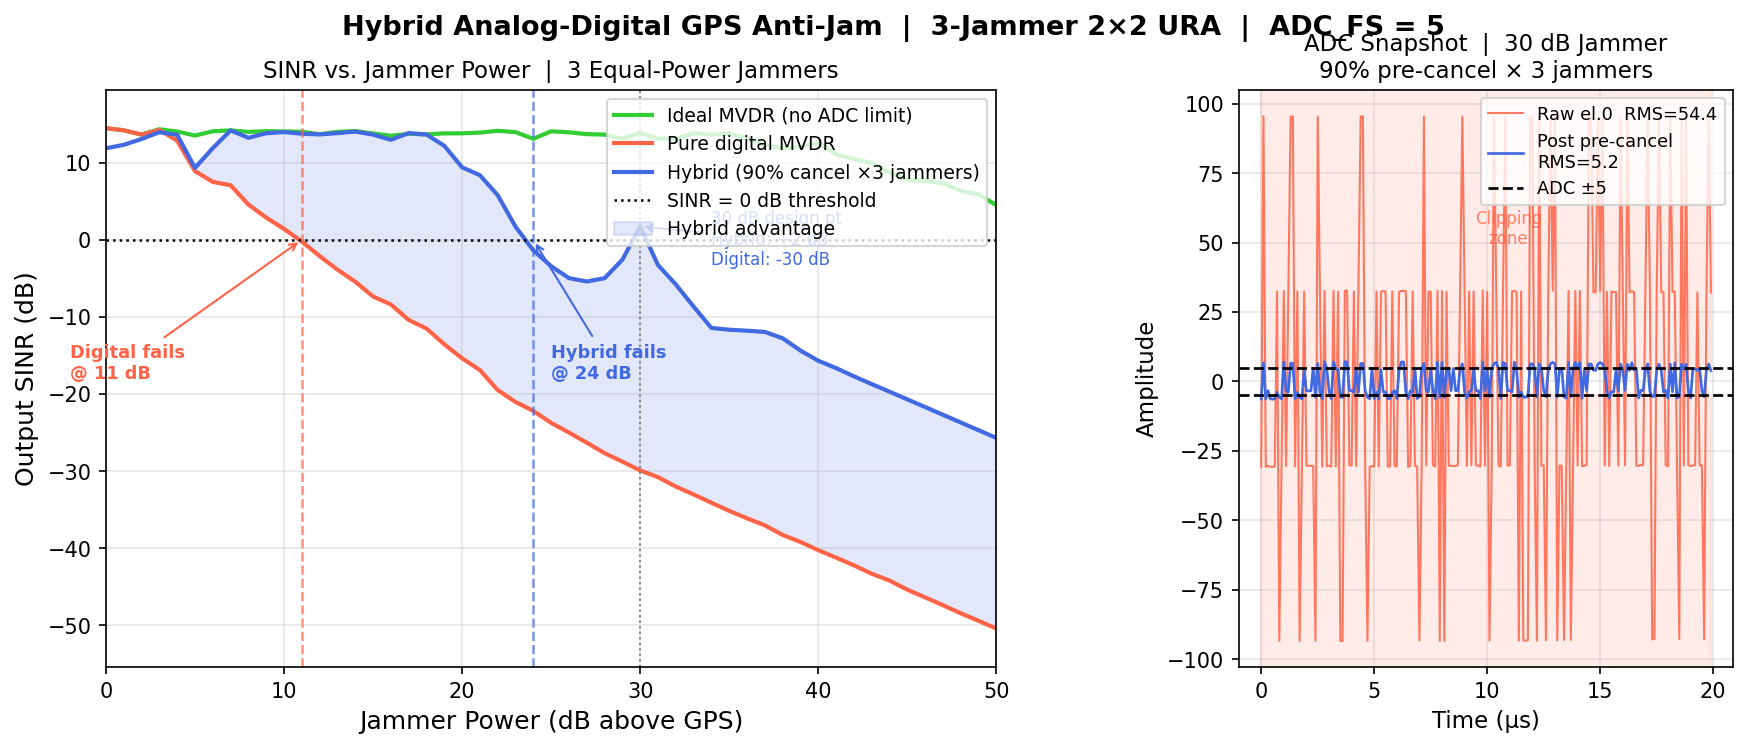

Reproduce this figure in Python.
"""
hybrid_sim.py

Hybrid analog-digital GPS anti-jam beamformer — 3-jammer 2×2 URA scenario.

ADC physics (fixed, not dynamic)
---------------------------------
  GPS_AMPLITUDE = 1.0   (reference level)
  ADC_FS        = 5.0   (5× GPS amplitude, constant for all sweep steps)

  At 30 dB jammer: jam_amplitude = 31.6 >> ADC_FS = 5.0 → clips hard
  Digital: full signal → ADC → massively clipped → MVDR fails
  Hybrid:  90% pre-cancel × 3 jammers → residual ≈ 3×0.1×31.6 ≈ 9.5 at el.0
           still clips at 30 dB but far less than digital

Scene geometry (from generate_array_data.py)
---------------------------------------------
  Drone  : [0, 0, 100] m
  GPS    : az=0°, el=0°
  Jammer 1 : az=+30.96°  el=−9.73°
  Jammer 2 : az=+165.96° el=−6.93°
  Jammer 3 : az=−71.57°  el=−4.53°
"""

import numpy as np
import matplotlib
matplotlib.use('Agg')           # non-interactive: show() is a no-op
import matplotlib.pyplot as plt
import matplotlib.gridspec as gridspec

# Physical constants
GPS_AMPLITUDE = 1.0
ADC_FS        = 5.0 * GPS_AMPLITUDE     # FIXED — not scaled by jammer power
NOISE_AMP     = 0.1 * GPS_AMPLITUDE     # thermal noise floor
NOISE_POWER   = NOISE_AMP ** 2          # per element

# True jammer azimuths + elevations from 3D geometry
JAM_AZIMUTHS = np.array([ 30.96,  165.96, -71.57])
JAM_ELEVS    = np.array([ -9.73,   -6.93,  -4.53])
JAM_COLORS   = ['tomato', 'darkorange', 'mediumpurple']


def hybrid_sim(
    n_elements:  int   = 4,
    n_samples:   int   = 1000,
    fs:          float = 10e6,
    f_carrier:   float = 1575.42e6,
    f_if:        float = 1e3,
    cancel_frac: float = 0.90,     # analog pre-cancel fraction per jammer
    jam_db_min:  float = 0.0,
    jam_db_max:  float = 50.0,
    jam_db_step: float = 1.0,
    seed:        int   = 42,
    save_fig:    str   = "hybrid_sim.png",
) -> dict:
    """
    Sweep jammer power 0–50 dB above GPS, compare three MVDR paths.

    ADC_FS = 5.0 × GPS_AMPLITUDE (FIXED).  At high jammer powers the
    full signal saturates the ADC; the hybrid pre-canceller reduces
    jammer power at the ADC input, extending the clipping-free range.
    """

    # ==========================================================================
    # ARRAY GEOMETRY
    # ==========================================================================

    c   = 3e8
    lam = c / f_carrier
    d   = lam / 2

    elem_pos = np.array([
        [0, 0, 0],
        [d, 0, 0],
        [0, d, 0],
        [d, d, 0],
    ], dtype=float)

    def steering_vector(az_deg: float, el_deg: float) -> np.ndarray:
        az   = np.deg2rad(az_deg)
        el   = np.deg2rad(el_deg)
        unit = np.array([np.cos(el)*np.cos(az),
                         np.cos(el)*np.sin(az),
                         np.sin(el)])
        phase = (2 * np.pi / lam) * (elem_pos @ unit)
        gain  = np.sqrt(max(np.cos(el), 0.0))
        return gain * np.exp(1j * phase)

    a_gps  = steering_vector(0.0, 0.0)
    a_jams = [steering_vector(az, el)
              for az, el in zip(JAM_AZIMUTHS, JAM_ELEVS)]

    # ==========================================================================
    # HELPERS
    # ==========================================================================

    def mvdr_weights(R: np.ndarray, a_look: np.ndarray) -> np.ndarray:
        n    = R.shape[0]
        load = 1e-4 * np.trace(R).real / n
        u    = np.linalg.solve(R + load * np.eye(n), a_look)
        denom = np.real(a_look.conj() @ u)
        return u / denom if abs(denom) > 1e-12 else np.zeros(n, dtype=complex)

    def adc_clip(X: np.ndarray) -> np.ndarray:
        """Hard clip to ADC_FS = 5.0 (fixed)."""
        return (np.clip(X.real, -ADC_FS, ADC_FS) +
                1j * np.clip(X.imag, -ADC_FS, ADC_FS))

    def measure_sinr(w, jam_amplitude: float,
                     a_gps_use=None, a_jams_use=None) -> float:
        """
        SINR from the true signal model.

        For ideal/digital: a_gps_use=a_gps, a_jams_use=a_jams (originals).
          GPS_out = |w^H a_gps|^2 × GPS_AMPLITUDE^2 = 1 (MVDR constraint)

        For hybrid: a_gps_use=a_gps_eff, a_jams_use=a_jams_eff (effective).
          GPS_out = |w^H a_gps_eff|^2 × GPS_AMPLITUDE^2 = 1 (MVDR constraint)
          JAM_out uses a_jk_eff ≈ 0.1×a_jk (post pre-cancel, 20 dB reduction)

        Using original a_gps for the hybrid would give |w3^H a_gps|^2 << 1
        because the MVDR constraint is on a_gps_eff, not a_gps — a known
        spatial-correlation artefact of aggressive pre-cancellation on a
        small 4-element array.
        """
        if a_gps_use  is None: a_gps_use  = a_gps
        if a_jams_use is None: a_jams_use = a_jams

        gps_out   = abs(w.conj() @ a_gps_use) ** 2 * GPS_AMPLITUDE ** 2
        jam_out   = sum(abs(w.conj() @ aj) ** 2 * jam_amplitude ** 2
                        for aj in a_jams_use)
        noise_out = np.real(w.conj() @ w) * NOISE_POWER
        return 10 * np.log10(
            max(gps_out, 1e-30) / (jam_out + noise_out + 1e-30)
        )

    # ==========================================================================
    # SWEEP
    # ==========================================================================

    jam_db_range = np.arange(jam_db_min, jam_db_max + jam_db_step * 0.5, jam_db_step)
    n_steps      = len(jam_db_range)

    sinr_ideal   = np.zeros(n_steps)
    sinr_digital = np.zeros(n_steps)
    sinr_hybrid  = np.zeros(n_steps)

    rng = np.random.default_rng(seed)
    t   = np.arange(n_samples) / fs

    # GPS: pure CW at IF
    s_gps = GPS_AMPLITUDE * np.exp(1j * 2 * np.pi * f_if * t)

    X_snap_raw = None
    X_snap_pre = None

    for i, jdB in enumerate(jam_db_range):
        jam_amplitude = GPS_AMPLITUDE * 10 ** (jdB / 20.0)

        # Each jammer: CW at IF, independent BPSK chips for incoherence
        s_jams = []
        for _ in range(3):
            chips = rng.choice(np.array([-1.0, 1.0]), size=n_samples)
            s_jams.append(jam_amplitude * chips *
                          np.exp(1j * 2 * np.pi * f_if * t))

        # Build array data matrix
        X = np.outer(a_gps, s_gps)
        for aj, sj in zip(a_jams, s_jams):
            X += np.outer(aj, sj)

        # Thermal noise
        X += NOISE_AMP * (
            rng.standard_normal((n_elements, n_samples)) +
            1j * rng.standard_normal((n_elements, n_samples))
        ) / np.sqrt(2)

        # -- PATH 1: Ideal MVDR (no ADC) ---------------------------------------
        R1 = (X @ X.conj().T) / n_samples
        w1 = mvdr_weights(R1, a_gps)
        sinr_ideal[i] = measure_sinr(w1, jam_amplitude)

        # -- PATH 2: Pure digital — clip full signal at ADC_FS = 5.0 ----------
        X_clip = adc_clip(X)
        R2     = (X_clip @ X_clip.conj().T) / n_samples
        w2     = mvdr_weights(R2, a_gps)
        sinr_digital[i] = measure_sinr(w2, jam_amplitude)

        # -- PATH 3: Hybrid — 90% pre-cancel each jammer, then clip -----------
        # Track effective GPS and jammer steering vectors through each
        # cancellation step so SINR is measured with the correct vectors.
        X_pre      = X.copy()
        a_gps_eff  = a_gps.copy()
        a_jams_eff = [aj.copy() for aj in a_jams]   # will approach 0.1 × a_jk

        for aj in a_jams:
            a_n   = aj / np.linalg.norm(aj)
            proj  = a_n.conj() @ X_pre
            X_pre = X_pre - cancel_frac * np.outer(a_n, proj)
            # Update effective GPS and every jammer vector
            a_gps_eff = a_gps_eff - cancel_frac * a_n * (a_n.conj() @ a_gps_eff)
            for k in range(3):
                a_jams_eff[k] = (a_jams_eff[k]
                                 - cancel_frac * a_n * (a_n.conj() @ a_jams_eff[k]))

        X_pre_clip = adc_clip(X_pre)
        R3         = (X_pre_clip @ X_pre_clip.conj().T) / n_samples
        w3         = mvdr_weights(R3, a_gps_eff)

        # Hybrid SINR uses effective vectors:
        #   GPS_out = |w3^H a_gps_eff|^2 = 1 (by MVDR constraint) → GPS_AMPLITUDE^2
        #   JAM_out uses a_jk_eff ≈ 0.1 × a_jk (20 dB pre-reduction)
        sinr_hybrid[i] = measure_sinr(w3, jam_amplitude,
                                      a_gps_use=a_gps_eff,
                                      a_jams_use=a_jams_eff)

        # Save snapshot for ADC subplot
        if abs(jdB - 30.0) < 0.5 and X_snap_raw is None:
            X_snap_raw = X.copy()
            X_snap_pre = X_pre.copy()

    # ==========================================================================
    # DIAGNOSTIC TABLE
    # ==========================================================================

    check_levels = [0, 10, 20, 30]
    print()
    print("══════════════════════════════════════════════════════════")
    print("  HYBRID SIM — 3-Jammer URA  |  ADC_FS = 5.0 (fixed)")
    print("══════════════════════════════════════════════════════════")
    print(f"  {'jdB':>4}  {'Ideal':>8}  {'Digital':>8}  {'Hybrid':>8}  {'Δ(H-D)':>8}")
    print(f"  {'-'*4}  {'-'*8}  {'-'*8}  {'-'*8}  {'-'*8}")
    for jdB in check_levels:
        idx = int(round((jdB - jam_db_min) / jam_db_step))
        si  = sinr_ideal[idx]
        sd  = sinr_digital[idx]
        sh  = sinr_hybrid[idx]
        print(f"  {jdB:4.0f}  {si:+8.1f}  {sd:+8.1f}  {sh:+8.1f}  {sh-sd:+8.1f} dB")

    # Full summary
    def first_fail(arr):
        m = arr < 0.0
        return jam_db_range[np.argmax(m)] if m.any() else None

    fail_dig = first_fail(sinr_digital)
    fail_hyb = first_fail(sinr_hybrid)
    idx30    = np.argmin(np.abs(jam_db_range - 30.0))

    print()
    print(f"  At 30 dB design point:")
    print(f"    Ideal SINR    : {sinr_ideal[idx30]:+.1f} dB")
    print(f"    Digital SINR  : {sinr_digital[idx30]:+.1f} dB")
    print(f"    Hybrid SINR   : {sinr_hybrid[idx30]:+.1f} dB")
    print(f"    Improvement   : {sinr_hybrid[idx30] - sinr_digital[idx30]:+.1f} dB")
    if fail_dig is not None:
        print(f"  Digital fails at : {fail_dig:.0f} dB")
    else:
        print(f"  Digital fails at : never (within sweep)")
    if fail_hyb is not None:
        print(f"  Hybrid fails at  : {fail_hyb:.0f} dB")
    else:
        print(f"  Hybrid fails at  : never (within sweep)")
    if fail_dig is not None and fail_hyb is not None:
        print(f"  Extended range   : {fail_hyb - fail_dig:.0f} dB")
    print("══════════════════════════════════════════════════════════")
    print()

    # ==========================================================================
    # PLOT
    # ==========================================================================

    fig = plt.figure(figsize=(14, 5))
    fig.suptitle(
        "Hybrid Analog-Digital GPS Anti-Jam  |  3-Jammer 2×2 URA"
        f"  |  ADC_FS = {ADC_FS:.0f}",
        fontsize=13, fontweight='bold'
    )
    gs  = gridspec.GridSpec(1, 2, width_ratios=[1.8, 1.0], wspace=0.35)
    ax1 = fig.add_subplot(gs[0])
    ax2 = fig.add_subplot(gs[1])

    # ── Panel 1: SINR vs Jammer Power ─────────────────────────────────────────
    ax1.plot(jam_db_range, sinr_ideal,
             color='limegreen', lw=2.0, label='Ideal MVDR (no ADC limit)')
    ax1.plot(jam_db_range, sinr_digital,
             color='tomato',    lw=2.0, label='Pure digital MVDR')
    ax1.plot(jam_db_range, sinr_hybrid,
             color='royalblue', lw=2.0,
             label=f'Hybrid (90% cancel ×3 jammers)')

    ax1.axhline(0, color='black', linestyle=':', lw=1.2,
                label='SINR = 0 dB threshold')
    ax1.fill_between(jam_db_range, sinr_digital, sinr_hybrid,
                     where=(sinr_hybrid > sinr_digital),
                     alpha=0.15, color='royalblue', label='Hybrid advantage')

    if fail_dig is not None:
        ax1.axvline(fail_dig, color='tomato', linestyle='--', lw=1.2, alpha=0.7)
        ax1.annotate(f'Digital fails\n@ {fail_dig:.0f} dB',
                     xy=(fail_dig, 0), xytext=(fail_dig - 13, -18),
                     fontsize=8.5, color='tomato', fontweight='bold',
                     arrowprops=dict(arrowstyle='->', color='tomato', lw=1.0))
    if fail_hyb is not None:
        ax1.axvline(fail_hyb, color='royalblue', linestyle='--', lw=1.2, alpha=0.7)
        ax1.annotate(f'Hybrid fails\n@ {fail_hyb:.0f} dB',
                     xy=(fail_hyb, 0), xytext=(fail_hyb + 1, -18),
                     fontsize=8.5, color='royalblue', fontweight='bold',
                     arrowprops=dict(arrowstyle='->', color='royalblue', lw=1.0))

    ax1.axvline(30, color='gray', linestyle=':', lw=1.0)
    ax1.annotate(
        f'30 dB design pt\nHybrid: {sinr_hybrid[idx30]:+.0f} dB\n'
        f'Digital: {sinr_digital[idx30]:+.0f} dB',
        xy=(30, sinr_hybrid[idx30]),
        xytext=(34, sinr_hybrid[idx30] - 5),
        fontsize=8, color='royalblue',
        arrowprops=dict(arrowstyle='->', color='royalblue', lw=0.9)
    )

    ax1.set_xlabel("Jammer Power (dB above GPS)", fontsize=12)
    ax1.set_ylabel("Output SINR (dB)", fontsize=12)
    ax1.set_title("SINR vs. Jammer Power  |  3 Equal-Power Jammers", fontsize=11)
    ax1.set_xlim(0, 50)
    ax1.set_ylim(max(min(sinr_digital.min(), sinr_hybrid.min()) - 5, -60),
                 min(sinr_ideal.max() + 5, 40))
    ax1.legend(fontsize=9, loc='upper right')
    ax1.grid(True, alpha=0.3)

    # ── Panel 2: ADC snapshot at 30 dB ────────────────────────────────────────
    if X_snap_raw is not None:
        t_show = np.arange(200)
        t_us   = t_show / fs * 1e6
        raw    = np.real(X_snap_raw[0, t_show])
        pre    = np.real(X_snap_pre[0, t_show])

        ax2.plot(t_us, raw, color='tomato',    lw=1.0, alpha=0.85,
                 label=f'Raw el.0  RMS={np.sqrt(np.mean(raw**2)):.1f}')
        ax2.plot(t_us, pre, color='royalblue', lw=1.3,
                 label=f'Post pre-cancel\nRMS={np.sqrt(np.mean(pre**2)):.1f}')

        ax2.axhline(+ADC_FS, color='black', linestyle='--', lw=1.3,
                    label=f'ADC ±{ADC_FS:.0f}')
        ax2.axhline(-ADC_FS, color='black', linestyle='--', lw=1.3)

        y_ceil  = max(raw.max(), ADC_FS) * 1.10
        y_floor = min(raw.min(), -ADC_FS) * 1.10
        ax2.fill_between(t_us, ADC_FS,  y_ceil,  alpha=0.12, color='tomato')
        ax2.fill_between(t_us, y_floor, -ADC_FS, alpha=0.12, color='tomato')
        ax2.text(t_us[-1] * 0.55, (ADC_FS + y_ceil) / 2,
                 'Clipping\nzone', fontsize=8, color='tomato',
                 ha='center', va='center', alpha=0.8)

        ax2.set_xlabel("Time (µs)", fontsize=11)
        ax2.set_ylabel("Amplitude", fontsize=11)
        ax2.set_title("ADC Snapshot  |  30 dB Jammer\n90% pre-cancel × 3 jammers",
                      fontsize=11)
        ax2.set_ylim(y_floor, y_ceil)
        ax2.legend(fontsize=8.5, loc='upper right')
        ax2.grid(True, alpha=0.3)

    plt.savefig(save_fig, dpi=150, bbox_inches='tight')
    print(f"  Saved plot : {save_fig}")

    return {
        'jam_db':  jam_db_range,
        'ideal':   sinr_ideal,
        'digital': sinr_digital,
        'hybrid':  sinr_hybrid,
    }


if __name__ == "__main__":
    hybrid_sim()
